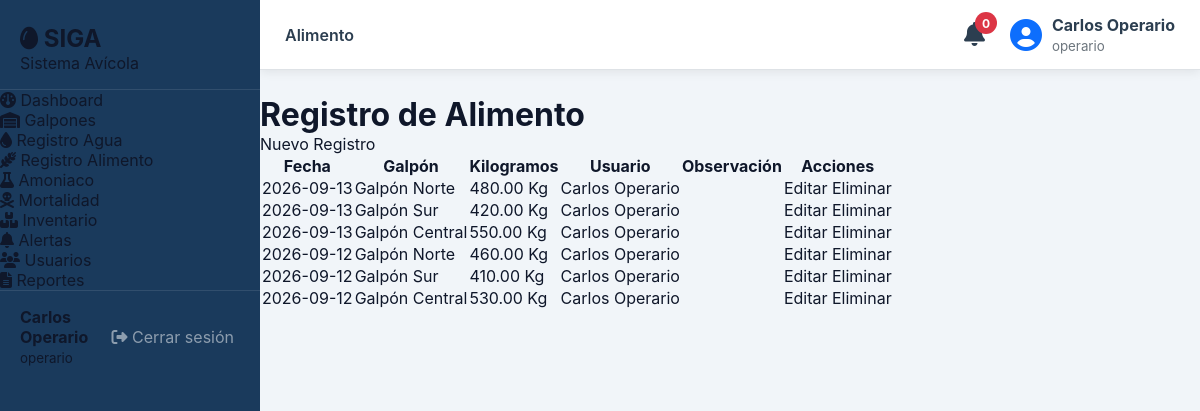
/modules/alimento/index.php (signed in), run on the app's committed database.
### tables this page shows
CREATE TABLE IF NOT EXISTS `registros_alimento` (
  `id`          INT UNSIGNED NOT NULL AUTO_INCREMENT,
  `galpon_id`   INT UNSIGNED NOT NULL,
  `fecha`       DATE         NOT NULL,
  `kilogramos`  DECIMAL(10,2) NOT NULL DEFAULT 0,
  `usuario_id`  INT UNSIGNED NOT NULL,
  `observacion` TEXT,
  `created_at`  DATETIME NOT NULL DEFAULT CURRENT_TIMESTAMP,
  PRIMARY KEY (`id`),
  CONSTRAINT `fk_alimento_galpon`  FOREIGN KEY (`galpon_id`)  REFERENCES `galpones`(`id`) ON DELETE CASCADE,
  CONSTRAINT `fk_alimento_usuario` FOREIGN KEY (`usuario_id`) REFERENCES `usuarios`(`id`)
);

CREATE TABLE IF NOT EXISTS `galpones` (
  `id`                  INT UNSIGNED NOT NULL AUTO_INCREMENT,
  `codigo`              VARCHAR(20)  NOT NULL UNIQUE,
  `nombre`              VARCHAR(100) NOT NULL,
  `ubicacion`           VARCHAR(200),
  `capacidad_maxima`    INT UNSIGNED NOT NULL DEFAULT 0,
  `cantidad_actual`     INT UNSIGNED NOT NULL DEFAULT 0,
  `estado`              ENUM('activo','inactivo','mantenimiento') NOT NULL DEFAULT 'activo',
  `responsable_id`      INT UNSIGNED,
  `created_at`          DATETIME NOT NULL DEFAULT CURRENT_TIMESTAMP,
  PRIMARY KEY (`id`),
  CONSTRAINT `fk_galpones_responsable` FOREIGN KEY (`responsable_id`) REFERENCES `usuarios`(`id`) ON DELETE SET NULL
);

CREATE TABLE IF NOT EXISTS `usuarios` (
  `id`              INT UNSIGNED NOT NULL AUTO_INCREMENT,
  `nombre_completo` VARCHAR(150) NOT NULL,
  `documento`       VARCHAR(30)  NOT NULL UNIQUE,
  `email`           VARCHAR(120) NOT NULL UNIQUE,
  `telefono`        VARCHAR(20),
  `password_hash`   VARCHAR(255) NOT NULL,
  `rol_id`          INT UNSIGNED NOT NULL DEFAULT 2,
  `activo`          TINYINT(1)   NOT NULL DEFAULT 1,
  `created_at`      DATETIME     NOT NULL DEFAULT CURRENT_TIMESTAMP,
  `updated_at`      DATETIME     NOT NULL DEFAULT CURRENT_TIMESTAMP ON UPDATE CURRENT_TIMESTAMP,
  PRIMARY KEY (`id`),
  CONSTRAINT `fk_usuarios_rol` FOREIGN KEY (`rol_id`) REFERENCES `roles`(`id`)
);

### modules/alimento/index.php (the view, shortened to what this page needs)
<?php
$db = getDB();
$sql = "SELECT ra.*,
               g.nombre AS galpon,
               u.nombre_completo AS usuario
        FROM registros_alimento ra
        LEFT JOIN galpones g ON ra.galpon_id = g.id
        LEFT JOIN usuarios u ON ra.usuario_id = u.id
        ORDER BY ra.fecha DESC";
$registros = $db->query($sql)->fetchAll();
include '../../includes/header.php';
?>
<div class="container">
    <div class="page-header">
        <h1>Registro de Alimento</h1>
        <a href="crear.php" class="btn btn-primary">
            Nuevo Registro
        </a>
    </div>
    <table class="table">
        <thead>
            <tr>
                <th>Fecha</th>
                <th>Galpón</th>
                <th>Kilogramos</th>
                <th>Usuario</th>
                <th>Observación</th>
                <th>Acciones</th>
            </tr>
        </thead>
        <tbody>
        <?php foreach($registros as $r): ?>
            <tr>
                <td><?= $r['fecha'] ?></td>
                <td><?= htmlspecialchars($r['galpon']) ?></td>
                <td><?= $r['kilogramos'] ?> Kg</td>
                <td><?= htmlspecialchars($r['usuario']) ?></td>
                <td><?= htmlspecialchars($r['observacion']) ?></td>
                <td>
                    <a href="editar.php?id=<?= $r['id'] ?>"
                       class="btn btn-warning">
                       Editar
                    </a>
                    <a href="eliminar.php?id=<?= $r['id'] ?>"
                       class="btn btn-danger"
                       onclick="return confirm('¿Eliminar registro?')">
                       Eliminar
                    </a>
                </td>
            </tr>
        <?php endforeach; ?>
        </tbody>
    </table>
</div>
<?php include '../../includes/footer.php'; ?>

### assets/css/siga.css (style rules this page uses)
:root { --siga-blue: #1a3a5c; --siga-blue-mid: #2a5298; --siga-blue-lt: #3d6eb5; --siga-green: #2e7d52; --siga-green-lt: #43a875; --siga-amber: #e67e22; --siga-red: #c0392b; --siga-white: #f8fafc; --siga-gray-50: #f1f5f9; --siga-gray-100: #e2e8f0; --siga-gray-300: #cbd5e1; --siga-gray-500: #64748b; --siga-gray-700: #334155; --siga-gray-900: #0f172a; --sidebar-w: 260px; --topbar-h: 62px; --radius: 12px; --radius-sm: 8px; --shadow: 0 4px 20px rgba(26,58,92,.10); --shadow-sm: 0 2px 8px rgba(26,58,92,.07); --transition: .22s ease; font-family: 'Inter', system-ui, sans-serif; }
*, *::before, *::after { box-sizing: border-box; margin: 0; padding: 0; }
body { background: var(--siga-gray-50); color: var(--siga-gray-900); }
a { text-decoration: none; color: inherit; }

### data on the page
registros_alimento: fecha "2026-09-13", galpon.nombre "Galpón Norte", kilogramos "480.00", usuario.nombre_completo "Carlos Operario"
registros_alimento: fecha "2026-09-13", galpon.nombre "Galpón Sur", kilogramos "420.00", usuario.nombre_completo "Carlos Operario"
registros_alimento: fecha "2026-09-13", galpon.nombre "Galpón Central", kilogramos "550.00", usuario.nombre_completo "Carlos Operario"
registros_alimento: fecha "2026-09-12", galpon.nombre "Galpón Norte", kilogramos "460.00", usuario.nombre_completo "Carlos Operario"
registros_alimento: fecha "2026-09-12", galpon.nombre "Galpón Sur", kilogramos "410.00", usuario.nombre_completo "Carlos Operario"
registros_alimento: fecha "2026-09-12", galpon.nombre "Galpón Central", kilogramos "530.00", usuario.nombre_completo "Carlos Operario"

### other printed values
$nombreUsuario "Carlos Operario"
$rolUsuario "operario"
$activePage "Alimento"
$stmt->fetchColumn() "0"
